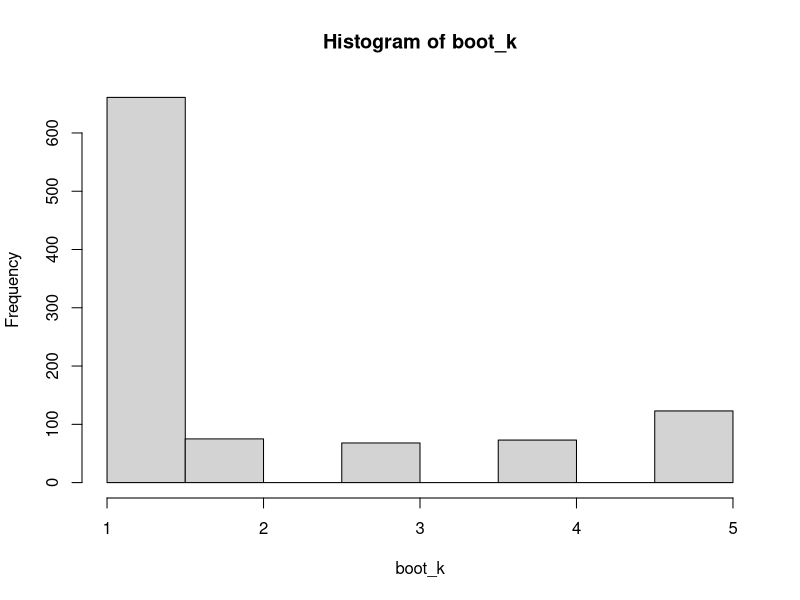
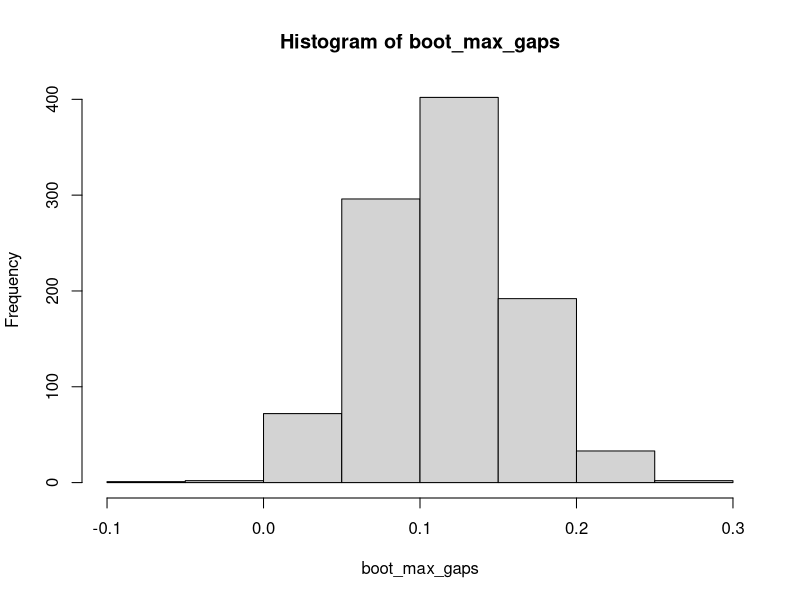
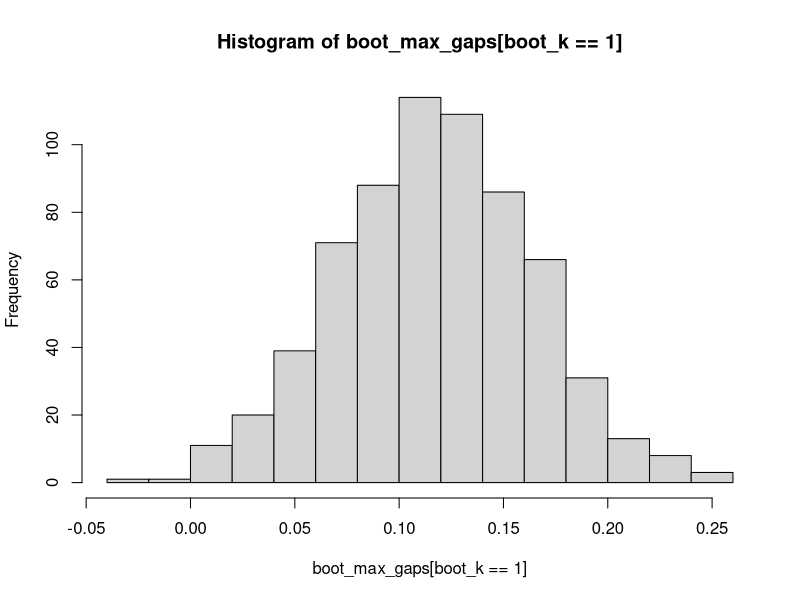
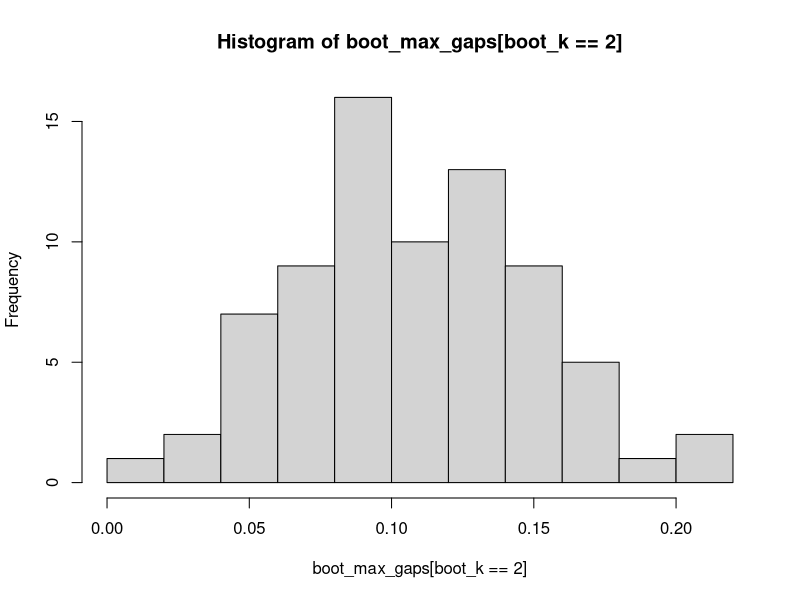
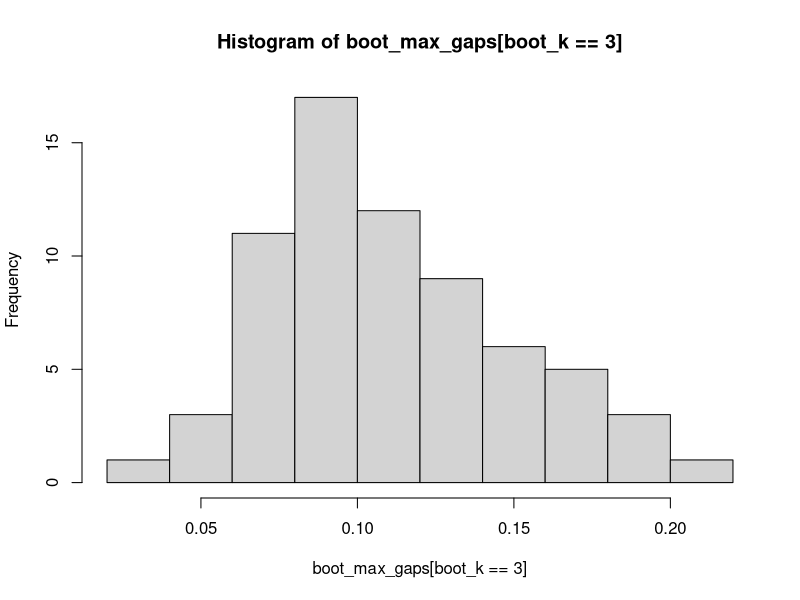
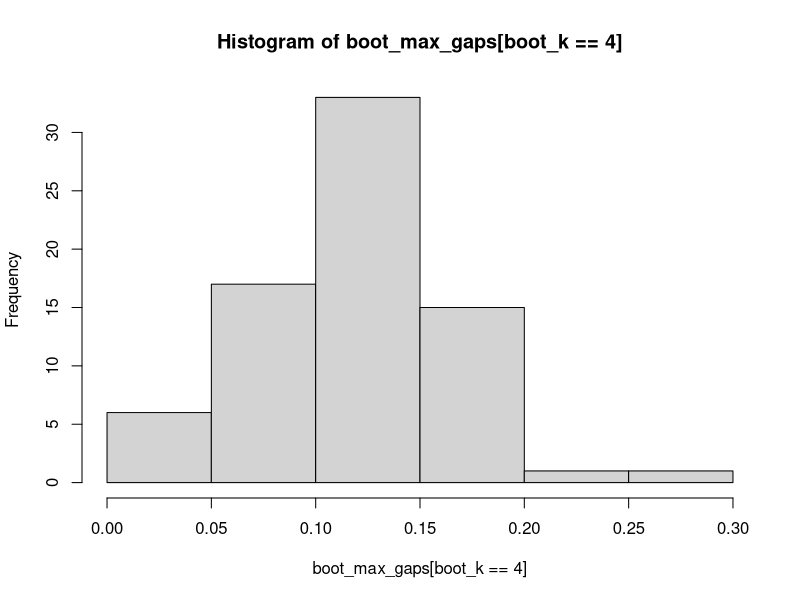

Generate these figures, in order, with R:
library(cluster)

set.seed(1)

nclust = 3
similarity = 5
n = 10
m = 5
sd = .1

get_data = \(nclust, similarity, n, m, sd) {
  data = matrix(0, nrow = nclust * n, ncol = m)
  means = seq(0, similarity * nclust, similarity)
  for (i in 0:(nclust-1)) {
    for (j in 1:m) {
      data[((n*i)+1):(n*(i+1)), j] = rnorm(n, mean = means[i+1], sd = sd)
    }
  }
  
  return(data)
}

data = get_data(nclust, similarity, n, m, sd)

get_null_data = \(data) {
  n = nrow(data)
  m = ncol(data)
  null_data = matrix(0, nrow = n, ncol = m)
  
  for (j in 1:m) {
    col_j = data[,j]
    null_data[,j] = runif(n, min = min(col_j), max = max(col_j))
  }
  
  return(null_data)
}

n_bootstrap = 1000
boot_k = rep(0, n_bootstrap)
boot_max_gaps = rep(0, n_bootstrap)
k_max = 5

for (i in 1:n_bootstrap) {
  null_data = get_null_data(data)
  clusgap = clusGap(null_data, FUNcluster = kmeans, K.max = k_max, B = 10, verbose = F)
  boot_k[i] = which.max(clusgap$Tab[,3])
  boot_max_gaps[i] = max(clusgap$Tab[,3])
}

clusgap = clusGap(data, FUNcluster = kmeans, K.max = k_max, B = 100, verbose = F)
true_max_gap = max(clusgap$Tab[,3])

hist(boot_k)
hist(boot_max_gaps)

hist(boot_max_gaps[boot_k == 1])
hist(boot_max_gaps[boot_k == 2])
hist(boot_max_gaps[boot_k == 3])
hist(boot_max_gaps[boot_k == 4])
